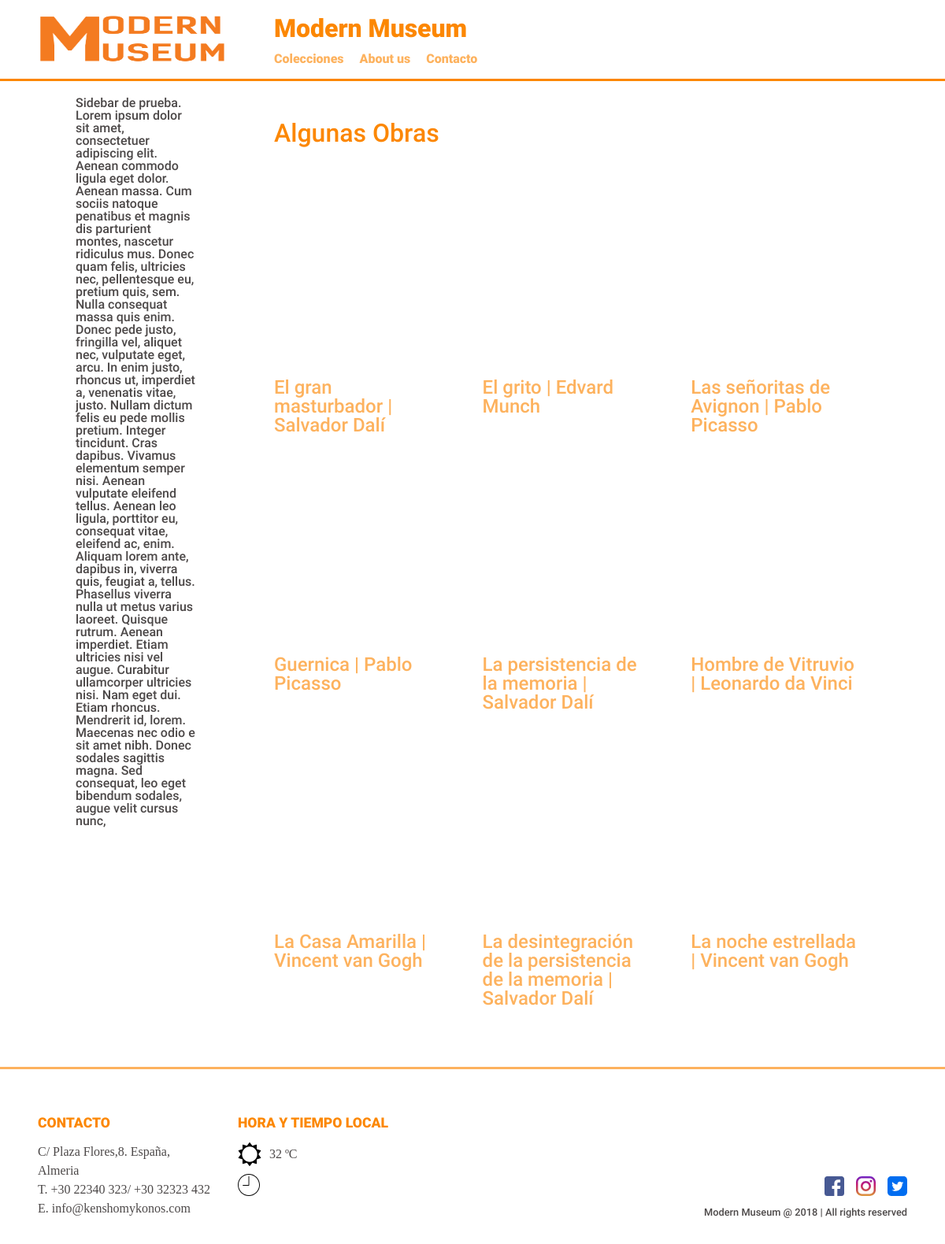
The page / on the database its author committed.
### tables this page shows
CREATE TABLE `autortieneobras` (
  `id_obra` bigint(20) UNSIGNED NOT NULL,
  `nombre_autor` char(255) NOT NULL
);

### BD.php (called while the page is built, shortened)
<?php
	class Model {
		function Model(){
			$this->servidor = "localhost";
			$this->usuario = "Ruben Cespedes";
			$this->contraseña = "Ruben.phpmyadmin.1";
			$this->bd = "sibw";
			$this->conexion = NULL;
		}
		function conectar(){
			$this->conexion = new mysqli($this->servidor, $this->usuario, $this->contraseña, $this->bd);
            $this->conexion->set_charset("utf8");
		}
		function obtenerAutorObra($id_obra){
			$sentencia = $this->conexion->prepare("SELECT nombre_autor FROM autortieneobras, obra WHERE autortieneobras.id_obra = obra.id AND obra.id = ?");
			$sentencia->bind_param("i", $id_obra);
			$sentencia->execute();
			$result = $sentencia->get_result();
			$fila = $result->fetch_assoc();
			$autor = $fila["nombre_autor"];
			return $autor;
		}
	}
?>

### plantillaMainPage.php (the view, shortened to what this page needs)
<?php
class Vista {
	function imprimirIndex($ids, $paths, $titulos, $autores, $id_obras){
		include 'head.php';
		include 'header.php';
		include 'footer.php';
		imprimirHead();
		echo "<body>";
		imprimirHeader();
		echo '<section class="index-page page-content no-margin-top">
	        <aside class="menu small-width">
	            <p>Sidebar de prueba. Lorem ipsum dolor sit amet, consectetuer adipiscing elit. Aenean commodo ligula eget dolor. Aenean massa. Cum sociis natoque penatibus et magnis dis parturient montes, nascetur ridiculus mus. Donec quam felis, ultricies nec, pellentesque eu, pretium quis, sem. Nulla consequat massa quis enim. Donec pede justo, fringilla vel, aliquet nec, vulputate eget, arcu. In enim justo, rhoncus ut, imperdiet a, venenatis vitae, justo. Nullam dictum felis eu pede mollis pretium. Integer tincidunt. Cras dapibus. Vivamus elementum semper nisi. Aenean vulputate eleifend tellus. Aenean leo ligula, porttitor eu, consequat vitae, eleifend ac, enim. Aliquam lorem ante, dapibus in, viverra quis, feugiat a, tellus. Phasellus viverra nulla ut metus varius laoreet. Quisque rutrum. Aenean imperdiet. Etiam ultricies nisi vel augue. Curabitur ullamcorper ultricies nisi. Nam eget dui. Etiam rhoncus. Mendrerit id, lorem. Maecenas nec odio e sit amet nibh. Donec sodales sagittis magna. Sed consequat, leo eget bibendum sodales, augue velit cursus nunc,</p>
	        </aside>
	        <div class="categorias small-width">
	            <p class="title">Algunas Obras</p>
	            <div class="categorias-cards-container">';
		for($x = 0; $x < count($ids); $x++){
		    $this->imprimirObra($ids[$x], $paths[$x], $titulos[$x], $autores[$x], $x+1);
        }
	            echo '</div>
	        </div>
	    </section>';
	    imprimirFooter();
        echo "</body>";
	}
	function imprimirObra($id, $path, $titulo, $autor, $num){
	    echo '<div class="offer-card-container">
	                    <div class="photo-container" style="background-image: url(\'' . $path . '\');">
	                        <div class="discount"><p>' . $num . '</p></div>
	                    </div>
	                    <div class="title"><a href=index.php?obra=' . $id . '>' . $titulo . ' | <span class="smaller-txt">' . $autor . '</span></a></div>
	                </div>';
    }
}
?>

### index.php (shortened to what this page needs)
<!DOCTYPE html>
<html>
<?php
	include 'BD.php';
	if(empty($_GET)){
		$ids = array();
		$modelo = new Model();
		$modelo->conectar();
		while(count($ids) < 9){
			$random = rand(1, $modelo->obtenerUltimaObra());
			while(in_array($random, $ids)){
				$random = rand(1, $modelo->obtenerUltimaObra());
			}
			array_push($ids, $random);
		}
		$paths = array();
		$titulos = array();
		$autores = array();
		for($x = 0; $x < 9; $x++){
			array_push($paths, $modelo->obtenerImagenObra($ids[$x]));
			array_push($titulos, $modelo->obtenerTituloObra($ids[$x]));
			array_push($autores, $modelo->obtenerAutorObra($ids[$x]));
		}
		include 'plantillaMainPage.php';
		$vista = new Vista();
		$vista->imprimirIndex($ids, $paths, $titulos, $autores, $ids);
	}
?>
</html>

### head.php
<?php
	function imprimirHead(){
		echo '<head>
			<title>Modern Museum</title>
			<link rel="stylesheet" href="css/app.css">
			<meta charset="UTF-8">
			<meta name="description" content="Web oficial de Modern Museum">
			<meta name="keywords" content="Museo, obras, pintores, arte, pintura, imagenes">
			<meta name="author" content="Carlos Alejandro Entrena Serrano">
			<meta name="author" content="Jose Ruben Cespedes Heredia">
			<meta name="viewport" content="width=device-width, initial-scale=1.0">
        	<link rel="stylesheet" href="https://cdnjs.cloudflare.com/ajax/libs/font-awesome/4.7.0/css/font-awesome.min.css">
        	<link  rel="stylesheet" href="https://fonts.googleapis.com/icon?family=Material+Icons">
        	<link rel="stylesheet" href="https://fonts.googleapis.com/css?family=Assistant">
        	<script src="js/myScript.js"></script>
		</head>';
	}
?>

### header.php
<?php
	function imprimirHeader(){
		echo "<header>
	        <div class='header-wrapper medium-width'>
	    		<a href=\"index.php\"><div class='logo-container'>
	    			<img src=\"./assets/image/logo.png\">
	    		</div></a>
	            <div class='title-container'>
	                <a href=\"index.php\"><h1>Modern Museum</h1></a>
	            </div>
	    		<div class='links-container'>
	    			<ul>
	    				<li><a class= \"no-select\" href=\"\">Colecciones</a></li>
    				    <li><a class= \"no-select\" href=\"index.php?pagina=aboutus\">About us</a></li>
    				    <li><a class= \"no-select\" href=\"\">Contacto</a></li>
	    			</ul>
	    		</div>
	        </div>
	    </header>";
	}
?>

### footer.php (shortened to what this page needs)
<?php
	function imprimirFooter(){
		echo '<footer>
			<div class="footer-wrapper medium-width">
				<div class="contact-container">
					<p class="title no-select">CONTACTO</p>
					<a href="https://www.google.es/maps/"><p class="address no-select">C/ Plaza Flores,8. España, Almeria</p></a>
					<p class="telephone no-select">T. <span>+30 22340 323</span>/ <span>+30 32323 432</span></p>
					<p class="email no-select">E. <span>info@kenshomykonos.com</span></p>
				</div>
				<div class="time-container">
					<p class="title no-select">Hora y tiempo local</p>
					<div class="time">
						<p class="no-select">32 ºC</p>
					</div>
					<div class="hour">
					</div>
				</div>
				<div class="social-copyright-container">
					<div class="social">
					</div>
					<div class="copyright">
						<p class="no-select">Modern Museum @ 2018 | All rights reserved</p>
					</div>
				</div>
			</div>
		</footer>
        ';
	}
?>

### rows shown on the page
autortieneobras: nombre_autor "Salvador Dalí"
autortieneobras: nombre_autor "Vincent van Gogh"

### other values the page prints
$titulo "El gran masturbador"
$titulo "El grito"
$autor "Edvard Munch"
$titulo "Las señoritas de Avignon"
$autor "Pablo Picasso"
$titulo "Guernica"
$titulo "La persistencia de la memoria"
$titulo "Hombre de Vitruvio"
$autor "Leonardo da Vinci"
$titulo "La Casa Amarilla"
$titulo "La desintegración de la persistencia de la memoria"
$titulo "La noche estrellada"
